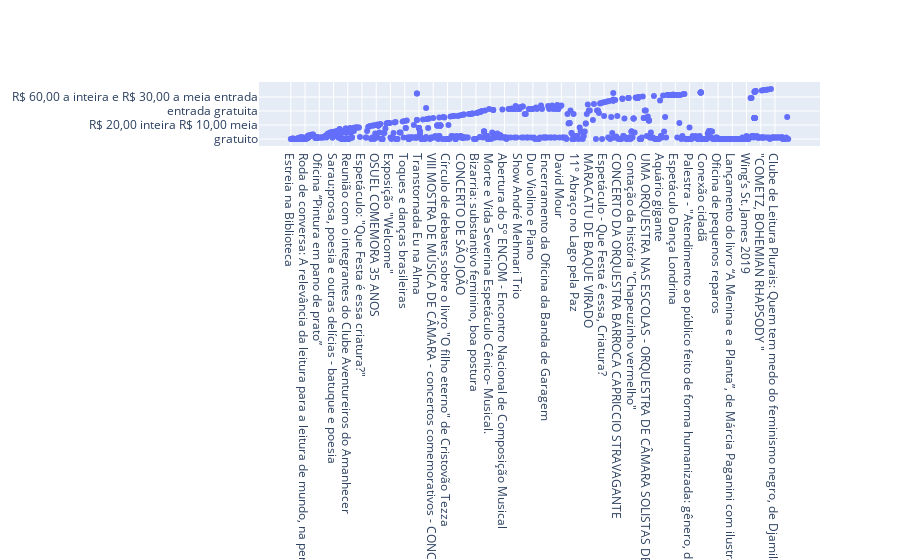

Write notebook code for a chart like this one.
### Markdown cell above
### Usando o Plotly

##### Gráfico de dispersão (Scatter plot)
Para criar um scatter plot nós utilizaremos o código abaixo. A variável trace irá armazenar o objeto do gráfico, que criaremos utilizando a função go.Scatter(). Dentro dessa função iremos passar os argumentos para geração do gráfico, como os eixos X e Y. No argumento mode iremos passar a forma como queremos que os pontos do gráfico sejam representados — já, já voltaremos nesse argumento.
A variável data irá armazenar trace na forma de uma lista. Para exibir um gráfico no Plotly, é necessário passar tudo na forma de uma lista. Você poderia simplesmente utilizar [trace] dentro de py.iplot(), mas é uma boa prática passar dentro da variável data, mas a frente você verá o por quê.
Por fim, a função py.iplot(data) irá exibir o gráfico, que você pode ver o resultado abaixo:

### Code cell
trace = go.Scatter(x = df_filtrocolunas['Atividade'],
                   y = df_filtrocolunas['Preço'],
                   mode = 'markers')
data = [trace]
py.iplot(data)

### Figure 1 — Plotly figure (JSON) as saved in the notebook; plotly's stock layout.template omitted (floating-point values rounded to 4 significant figures; data arrays with more than 128 entries replaced by an {"elided": "..."} marker saying what was removed)
{"data": [{"mode": "markers", "type": "scatter", "x": {"elided": "753 str values"}, "y": {"elided": "753 str values"}}], "layout": {}}
